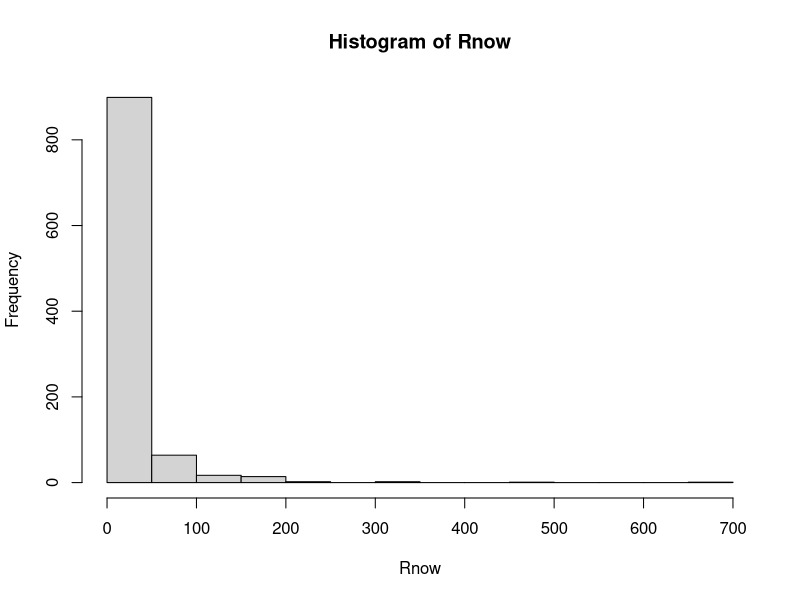
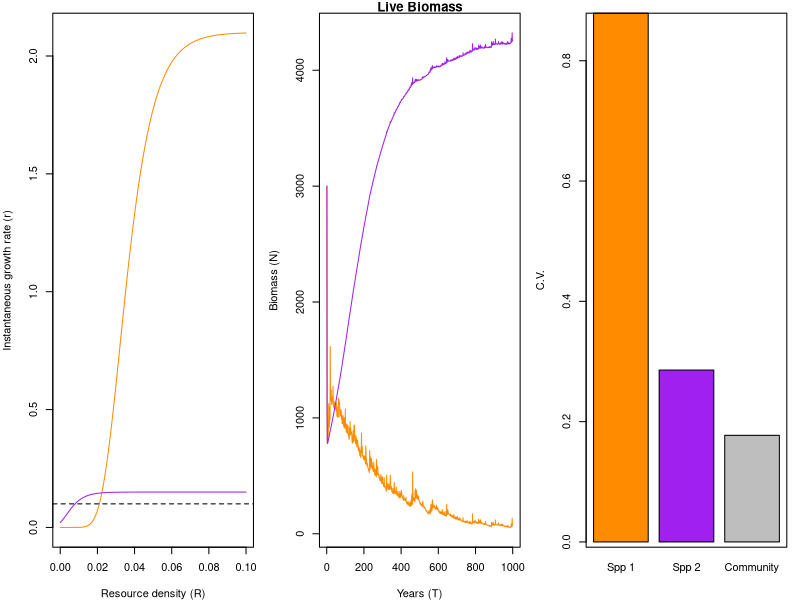

Source code (R) for these figures, in order:
#~~~~~~~~~~~~~~~~~~~~~~~~~~~~~~~~~~~~~~~~~~~~~~~~~~~~~~~~~~~~~~~~#
## Semi-discrete temporal storage effect model of two species   ## 
## coexisting on one essential resource                         ##
#~~~~~~~~~~~~~~~~~~~~~~~~~~~~~~~~~~~~~~~~~~~~~~~~~~~~~~~~~~~~~~~~#

####
#### 11/4/2014
#### atredenn@gmail.com
####

# species "split" themselves between a dormant, low-mortaility stage (D) and a higher mortality, high growth stage (N)
# the single resource is R
# There are two sources of variability: an environmental cue that drives the storage effect, and resource variability

# clear the workspace
rm(list=ls())

####
#### Load relevant libraries
####
library(deSolve)
library(mvtnorm)

####
#### Parameters
####
maxTime <- 1000 #simulation run time
c <- c(1,1) #not used for now, could be a "cost" parameter for biomass storage
b <- c(0.5, 0.5) #also not used, could be assimilation efficiency
mD <- c(0.0001, 0.0001) #dormant state continuous death rate
r <- c(2.1, 0.15) #live state intrinsic growth rates
K2 <- c(100, 200) #rate of approaching max growth rate
K <- c(25,2) #offset for growth rate function
mN <- c(0.1, 0.1) #live state continuous death rate
a <- 0.5 #resource turnover rate
S <- 5 #average resource supply rate
sVar <- 10 #resource supply rate variability
sigE <- 0 #environmental cue variability
rho <- 0 #environmental cue correlation between species
Rmu <- 2
Rsd=1.5
####
#### Model function
####
#continuous model
updateDNR <- function(t, DNR, parms){
  with(as.list(c(DNR, parms)), {
    dD1dt = -(mD[1]*D1)
    dD2dt = -(mD[2]*D2)
    dN1dt = N1*(r[1]*exp(-K[1]*(exp(-K2[1]*R)))) - mN[1]*N1
    dN2dt = N2*(r[2]*exp(-K[2]*(exp(-K2[2]*R)))) - mN[2]*N2
    dRdt = a*(S-R) - (N1*(r[1]*R/(K[1]+R)) + (N2*(r[2]*R/(K[2]+R))))
    list(c(dD1dt, dD2dt, dN1dt, dN2dt, dRdt)) #output
  })
}

#discrete model: pulses of N-D transitions (difference equations)
gfun <- function(t, y, parms){
  with (as.list(y),{
    g1 <- gVec1[t]
    g2 <- gVec2[t]
    D1 <- D1 - (N1+D1)*g1 + N1
    D2 <- D2 - (N2+D2)*g2 + N2
    N1 <- 0+(N1+D1)*g1
    N2 <- 0+(N2+D2)*g2
    R <- Rnow[t]
    return(c(D1, D2, N1, N2, R))
  })
}


####
#### Simulate model
####
#function for transition fraction time series
gVec1 <- rep(0.2,maxTime)
gVec2 <- rep(0.2,maxTime)

Rnow <- rlnorm(maxTime, Rmu, Rsd)
hist(Rnow)

#forcing for resource supply rate variations
# forcedat <- data.frame(Time = c(1:maxTime),
#                        Supply = rnorm(maxTime,0,sVar))
# forcedat[forcedat$Supply<(-S),2] <- -S #don't let supply go negative
# rand <- approxfun(x = forcedat[,1], y = forcedat[,2], method = "linear", rule = 2)

simTime <- seq(1,maxTime,by=1)
parms <- list(
  c = c,
  b = b,
  mD = mD,
  r = r,
  K = K,
  mN = mN, 
  a = a,
  S = S
)
DNR <- c(D=c(0,0), N=c(3000,3000),R=1) #initial conditions

#run the model
output = as.data.frame(ode(y = DNR, times = simTime, func = updateDNR,
                           parms = parms, events = list(func = gfun, times=simTime)))


####
#### Plot results
####
par(mfrow=c(1,3),mar=c(4,4,1,1))
# matplot(simTime, output[,2:3], type="l", main="Dormant Biomass", 
#         col=c("darkorange", "purple"), xlab="Years (T)", ylab="Biomass (D)")
# plot(simTime, output$R, type="l", main=mean(output$R))
cvs <- c((sd(output[,4])/mean(output[,4])), 
         (sd(output[,5])/mean(output[,5])), 
         (sd(output[,4]+output[,5])/mean(output[,4]+output[,5])))

# plot the growth rate functions for each species
# plot the growth rate functions for each species
R <- seq(0,0.1,0.001)
getR <- function(r, R, K){
  out1 <- (r[1]*exp(-K[1]*(exp(-K2[1]*R))))
  out2 <- (r[2]*exp(-K[2]*(exp(-K2[2]*R)))) 
  return(cbind(out1, out2))
}
tmp<-getR(r, R, K)
matplot(R, tmp, type="l", col=c("darkorange", "purple"), lty=c(1,1), 
        ylab="Instantaneous growth rate (r)", xlab="Resource density (R)")
abline(h = mN[1], lty=2)
matplot(simTime, output[,4:5], type="l", main="Live Biomass", lty=c(1,1), 
        col=c("darkorange", "purple"), xlab="Years (T)", ylab="Biomass (N)")
# matplot(simTime[1900:2000], output[1900:2000,4:5], type="l", main="Live Biomass", lty=c(1,1), 
#         col=c("darkorange", "purple"), xlab="Years (T)", ylab="Biomass (N)")

barplot(cvs, names.arg = c("Spp 1", "Spp 2", "Community"), ylab="C.V.", col=c("darkorange", "purple", "grey"))
box()
